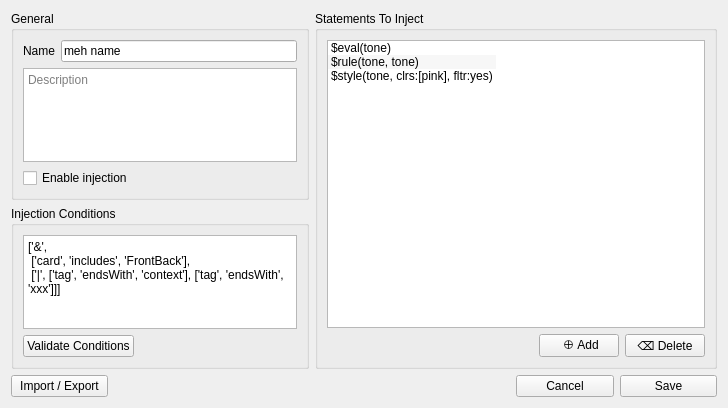
<?xml version="1.0" encoding="UTF-8"?>
<ui version="4.0">
 <class>SRInjectionConfig</class>
 <widget class="QWidget" name="SRInjectionConfig">
  <property name="geometry">
   <rect>
    <x>0</x>
    <y>0</y>
    <width>728</width>
    <height>408</height>
   </rect>
  </property>
  <property name="windowTitle">
   <string>Form</string>
  </property>
  <layout class="QGridLayout" name="gridLayout_2">
   <item row="2" column="6">
    <widget class="QPushButton" name="saveButton">
     <property name="text">
      <string>Save</string>
     </property>
     <property name="autoDefault">
      <bool>true</bool>
     </property>
    </widget>
   </item>
   <item row="0" column="3" rowspan="2" colspan="4">
    <widget class="QGroupBox" name="statementsForInsertion">
     <property name="toolTip">
      <string>&lt;html&gt;&lt;head/&gt;&lt;body&gt;&lt;p&gt;Every iteration has a default style with the name &amp;quot;default&amp;quot;. If no other style is applied, and no rule is applicable, the &amp;quot;default&amp;quot; style will be used.&lt;/p&gt;&lt;/body&gt;&lt;/html&gt;</string>
     </property>
     <property name="title">
      <string>Statements To Inject</string>
     </property>
     <layout class="QGridLayout" name="gridLayout_4">
      <item row="1" column="1">
       <widget class="QPushButton" name="addButton">
        <property name="text">
         <string> ⊕ Add</string>
        </property>
       </widget>
      </item>
      <item row="1" column="2">
       <widget class="QPushButton" name="deleteButton">
        <property name="text">
         <string>⌫ Delete</string>
        </property>
       </widget>
      </item>
      <item row="1" column="0">
       <spacer name="horizontalSpacer_2">
        <property name="orientation">
         <enum>Qt::Horizontal</enum>
        </property>
        <property name="sizeHint" stdset="0">
         <size>
          <width>40</width>
          <height>20</height>
         </size>
        </property>
       </spacer>
      </item>
      <item row="0" column="0" colspan="3">
       <widget class="QListWidget" name="statementsList">
        <property name="dragEnabled">
         <bool>true</bool>
        </property>
        <property name="dragDropMode">
         <enum>QAbstractItemView::InternalMove</enum>
        </property>
        <property name="alternatingRowColors">
         <bool>true</bool>
        </property>
        <property name="selectionMode">
         <enum>QAbstractItemView::SingleSelection</enum>
        </property>
        <property name="selectionBehavior">
         <enum>QAbstractItemView::SelectItems</enum>
        </property>
        <property name="isWrapping" stdset="0">
         <bool>true</bool>
        </property>
        <property name="resizeMode">
         <enum>QListView::Fixed</enum>
        </property>
        <property name="selectionRectVisible">
         <bool>true</bool>
        </property>
        <property name="sortingEnabled">
         <bool>false</bool>
        </property>
        <item>
         <property name="text">
          <string>$eval(tone)</string>
         </property>
        </item>
        <item>
         <property name="text">
          <string>$rule(tone, tone)</string>
         </property>
         <property name="flags">
          <set>ItemIsSelectable|ItemIsEditable|ItemIsDragEnabled|ItemIsDropEnabled|ItemIsUserCheckable|ItemIsEnabled</set>
         </property>
        </item>
        <item>
         <property name="text">
          <string>$style(tone, clrs:[pink], fltr:yes)</string>
         </property>
        </item>
       </widget>
      </item>
     </layout>
    </widget>
   </item>
   <item row="2" column="5">
    <widget class="QPushButton" name="cancelButton">
     <property name="text">
      <string>Cancel</string>
     </property>
    </widget>
   </item>
   <item row="0" column="0" colspan="3">
    <widget class="QGroupBox" name="generalOptions">
     <property name="toolTip">
      <string>&lt;html&gt;&lt;head/&gt;&lt;body&gt;&lt;p&gt;The input syntax of the iteration. This will be used to detect sets in the card content.&lt;/p&gt;&lt;/body&gt;&lt;/html&gt;</string>
     </property>
     <property name="title">
      <string>General</string>
     </property>
     <layout class="QGridLayout" name="gridLayout">
      <item row="1" column="0">
       <widget class="QLabel" name="nameLabel">
        <property name="text">
         <string>Name</string>
        </property>
       </widget>
      </item>
      <item row="3" column="0" colspan="2">
       <widget class="QCheckBox" name="enableInjectionCheckBox">
        <property name="toolTip">
         <string>&lt;html&gt;&lt;head/&gt;&lt;body&gt;&lt;p&gt;Advanced feature. Check this if you want to treat the content of the &amp;quot;Open Delimiter&amp;quot;, &amp;quot;Close Delimiter&amp;quot;, and &amp;quot;Field separator&amp;quot; as regular expressions.&lt;/p&gt;&lt;/body&gt;&lt;/html&gt;</string>
        </property>
        <property name="text">
         <string>Enable injection</string>
        </property>
       </widget>
      </item>
      <item row="1" column="1">
       <widget class="QLineEdit" name="nameLineEdit">
        <property name="text">
         <string>meh name</string>
        </property>
       </widget>
      </item>
      <item row="2" column="0" colspan="2">
       <widget class="QPlainTextEdit" name="descriptionTextEdit">
        <property name="placeholderText">
         <string>Description</string>
        </property>
       </widget>
      </item>
     </layout>
    </widget>
   </item>
   <item row="1" column="0" colspan="3">
    <widget class="QGroupBox" name="injectionConditions">
     <property name="toolTip">
      <string>&lt;html&gt;&lt;head/&gt;&lt;body&gt;&lt;p&gt;The input syntax of the iteration. This will be used to detect sets in the card content.&lt;/p&gt;&lt;/body&gt;&lt;/html&gt;</string>
     </property>
     <property name="title">
      <string>Injection Conditions</string>
     </property>
     <layout class="QGridLayout" name="gridLayout_3">
      <item row="1" column="1">
       <widget class="QPushButton" name="validateButton">
        <property name="text">
         <string>Validate Conditions</string>
        </property>
       </widget>
      </item>
      <item row="1" column="2">
       <spacer name="horizontalSpacer_3">
        <property name="orientation">
         <enum>Qt::Horizontal</enum>
        </property>
        <property name="sizeHint" stdset="0">
         <size>
          <width>40</width>
          <height>20</height>
         </size>
        </property>
       </spacer>
      </item>
      <item row="0" column="1" colspan="2">
       <widget class="QPlainTextEdit" name="conditionsTextEdit">
        <property name="plainText">
         <string>['&amp;',
 ['card', 'includes', 'FrontBack'],
 ['|', ['tag', 'endsWith', 'context'], ['tag', 'endsWith', 'xxx']]]</string>
        </property>
       </widget>
      </item>
     </layout>
    </widget>
   </item>
   <item row="2" column="1" colspan="4">
    <spacer name="horizontalSpacer">
     <property name="orientation">
      <enum>Qt::Horizontal</enum>
     </property>
     <property name="sizeHint" stdset="0">
      <size>
       <width>40</width>
       <height>20</height>
      </size>
     </property>
    </spacer>
   </item>
   <item row="2" column="0">
    <widget class="QPushButton" name="pushButton">
     <property name="text">
      <string>Import / Export</string>
     </property>
    </widget>
   </item>
  </layout>
 </widget>
 <resources/>
 <connections/>
</ui>
